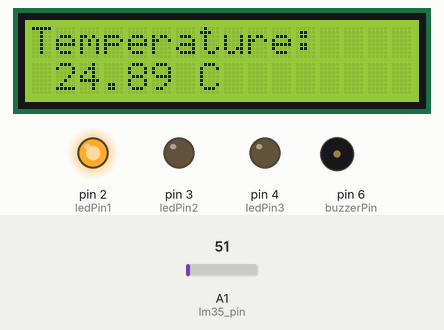
Recording of a sketch running on a simulated Arduino Uno, built with avr-gcc and run on an emulated ATmega328P. On the bench: 16×2 character LCD, output pins drawn as LEDs (lit = HIGH), buzzer (waves = sounding, pin HIGH). Inputs (shaded band) come from the test bench; at power-on: A1 (lm35_pin) = 51. The modem accepts every AT command (registered, SIM ready, sends succeed) and sends nothing else; what the sketch prints to the serial monitor is not drawn.

Above: at 9.4 s.
9.5 s: A1 (lm35_pin) set to 97
At 11.0 s:
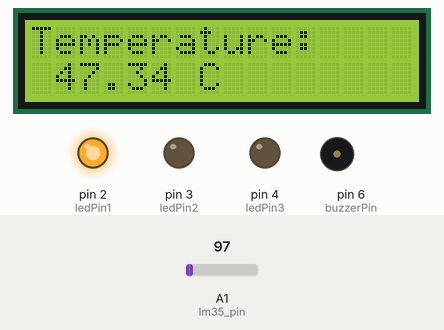
11.3 s: A1 (lm35_pin) set to 103
At 13.0 s:
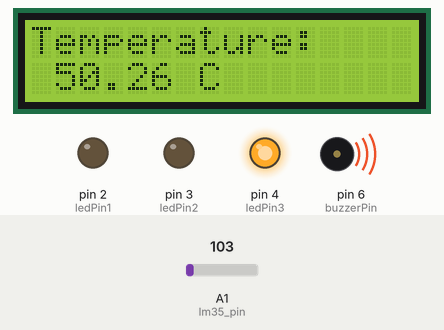
13.4 s: A1 (lm35_pin) set to 112
At 14.6 s:
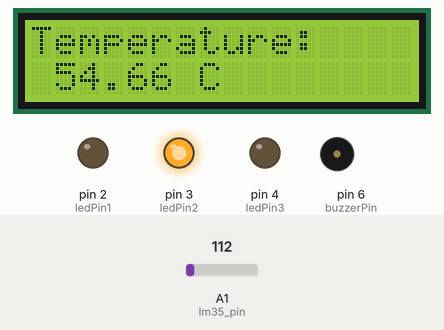
Timing chart, 0 to 16.4 s (numbered marks = the images above; inputs shaded):
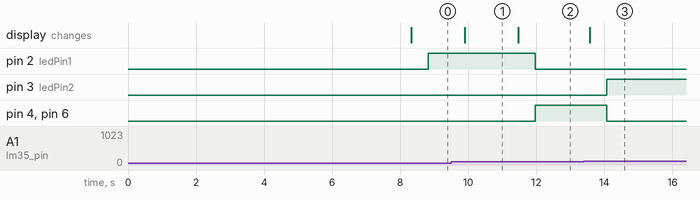

The sketch:

buzz.ino
```cpp
#include <SoftwareSerial.h>
#include <Wire.h>
#include <LiquidCrystal_I2C.h>

// Define the I2C address of the LCD
const int lcdColumns = 16;
const int lcdRows = 2;
const int lcdAddress = 0x27;  // Adjust this address according to your LCD module

// Initialize the LCD with the I2C address
LiquidCrystal_I2C lcd(lcdAddress, lcdColumns, lcdRows);

const int lm35_pin = A1;      /* LM35 O/P pin */

// LED pins
const int ledPin1 = 2;  // First LED pin
const int ledPin2 = 3;  // Second LED pin
const int ledPin3 = 4;  // Third LED pin

// Buzzer pin
const int buzzerPin = 6; // Buzzer pin

// SIM800L configuration
SoftwareSerial sim800l(10, 11);  // TX, RX for Arduino and for the module (inverted)
const int timeout = 5000;         // 5 seconds timeout
unsigned long previousMillis = 0;
unsigned long buzzerStartTime = 0;
unsigned long buzzerDuration = 300000; // Buzzer duration in milliseconds (5 minutes)
unsigned long buzzerRestDuration = 60000; // Rest duration after buzzer in milliseconds (1 minute)
int buzzerCount = 0;
const int maxBuzzerCount = 3;
bool systemOn = true;
bool smsSent = false; // Flag to track if an SMS has been sent

// Phone numbers to send SMS to
const String phoneNumber1 = "+639657937226";
const String phoneNumber2 = "+639358614108";
const String phoneNumber3 = "+639069525799";
const String phoneNumber4 = "+639051758337"; // Add your second phone number here

void setup() {
  Serial.begin(9600);
  sim800l.begin(9600);  // Module baud rate
  lcd.init();                      // Initialize the LCD
  lcd.backlight();                 // Turn on backlight
  lcd.setCursor(0, 0);             // Set cursor to the first column of the first row
  lcd.print("Temperature:");       // Print initial message

  // Set LED pins as outputs
  pinMode(ledPin1, OUTPUT);
  pinMode(ledPin2, OUTPUT);
  pinMode(ledPin3, OUTPUT);

  // Set buzzer pin as output
  pinMode(buzzerPin, OUTPUT);

  // Set the module to SMS mode
  sim800l.println("AT+CMGF=1\r");
  delay(1000);

  // Set the module to show SMS text mode directly in the serial output
  sim800l.println("AT+CNMI=2,2,0,0,0\r");
  delay(1000);

  // Send a message indicating the system is now open to all phone numbers
  SendSMS(phoneNumber1, "System is now open");
  SendSMS(phoneNumber2, "System is now open");
  SendSMS(phoneNumber3, "System is now open");
  SendSMS(phoneNumber4, "System is now open");
}

void loop() {
  unsigned long currentMillis = millis();

  // Read temperature from LM35 sensor
  int temp_adc_val = analogRead(lm35_pin);  // Read temperature
  float temp_val = (temp_adc_val * 0.488);   // Convert ADC value to voltage (10mV per degree Celsius)

  // Display temperature on LCD
  lcd.setCursor(0, 1);
  lcd.print("                "); // Clear previous temperature reading
  lcd.setCursor(0, 1);
  lcd.print(" ");
  lcd.print(temp_val);
  lcd.print(" C ");

  delay(500);

  // Determine which LED to light up based on temperature thresholds
  if (temp_val >= 1 && temp_val <= 50) {
    digitalWrite(ledPin1, HIGH);  // Light up the first LED
    digitalWrite(ledPin2, LOW);   // Turn off the second LED
    digitalWrite(ledPin3, LOW);   // Turn off the third LED
    digitalWrite(buzzerPin, LOW); // Turn off the buzzer
  } else if (temp_val >= 51 && temp_val <= 100) {
    digitalWrite(ledPin1, LOW);    // Turn off the first LED
    digitalWrite(ledPin2, HIGH);   // Light up the second LED
    digitalWrite(ledPin3, LOW);    // Turn off the third LED
    digitalWrite(buzzerPin, LOW);  // Turn off the buzzer
  } else {
    digitalWrite(ledPin1, LOW);    // Turn off the first LED
    digitalWrite(ledPin2, LOW);    // Turn off the second LED
    digitalWrite(ledPin3, HIGH);   // Light up the third LED

    // Activate the buzzer when the third LED lights up
    if (currentMillis - buzzerStartTime < buzzerDuration) {
      digitalWrite(buzzerPin, HIGH); // Turn on the buzzer
    } else {
      if (buzzerCount < maxBuzzerCount) {
        if (currentMillis - buzzerStartTime - buzzerDuration < buzzerRestDuration) {
          digitalWrite(buzzerPin, LOW); // Turn off the buzzer
        } else {
          buzzerCount++;
          buzzerStartTime = currentMillis;
        }
      } else {
        // If buzzer has buzzed 3 times, reset the buzzer count and turn off the buzzer
        buzzerCount = 0;
        digitalWrite(buzzerPin, LOW);
      }
    }
  }

  // Delay for 2 seconds before taking temperature readings
  if (currentMillis - previousMillis >= 2000) {
    previousMillis = currentMillis; // Update previousMillis for the next delay

    // Check if temperature is in the last threshold and send SMS if not already sent
    if (temp_val >= 110.0 && !smsSent && systemOn) {
      // Send the warning message three times with a 2-second delay between each message
      for (int i = 0; i < 3; i++) {
        String message = "Warning! Temperature is critically high: " + String(temp_val) + "°C. Reply with 'off' to turn off the system.";
        SendSMS(phoneNumber1, message);
        SendSMS(phoneNumber2, message);
        SendSMS(phoneNumber3, message);
        SendSMS(phoneNumber4, message);
        delay(2000); // 2-second delay between each message
      }

      smsSent = true; // Set flag to true to indicate SMS has been sent
    }
  }

  // Check for received SMS
  while (sim800l.available()) {
    String sms = getReceivedSMS();
    if (sms.indexOf("off") != -1) {
      systemOn = false;
      SendSMS(phoneNumber1, "The system is now off.");
      SendSMS(phoneNumber2, "The system is now off.");
      SendSMS(phoneNumber3, "The system is now off.");
      SendSMS(phoneNumber4, "The system is now off.");
    }
  }
}

String getReceivedSMS() {
  // Read and return the received SMS content
  String sms = sim800l.readStringUntil('\n');
  sms.trim();
  return sms;
}

void SendSMS(String number, String message) {
  Serial.println("Sending SMS to: " + number);
  sim800l.print("AT+CMGS=\"" + number + "\"\r");
  delay(500);

  sim800l.print(message);
  delay(500);

  sim800l.print((char)26); // Ctrl+Z to end message
  delay(500);

  // Optional: Wait for OK response from SIM800
  sim800l.find("OK");

  Serial.println("Text Sent.");
}
```

Measured:
- the behaviour switches between 102 and 103 on A1 (lm35_pin) (found by bisection; images 1 and 2)
- after the input at 9.5 s, the display: changes after 0.40 s (image 1)
- after the input at 11.3 s, pin 2 (ledPin1): HIGH → LOW after 0.67 s; pin 4 (ledPin3), pin 6 (buzzerPin): LOW → HIGH after 0.67 s; the display: changes after 0.17 s (image 2)
- after the input at 13.4 s, pin 3 (ledPin2): LOW → HIGH after 0.67 s; pin 4 (ledPin3), pin 6 (buzzerPin): HIGH → LOW after 0.67 s; the display: changes after 0.17 s (image 3)
